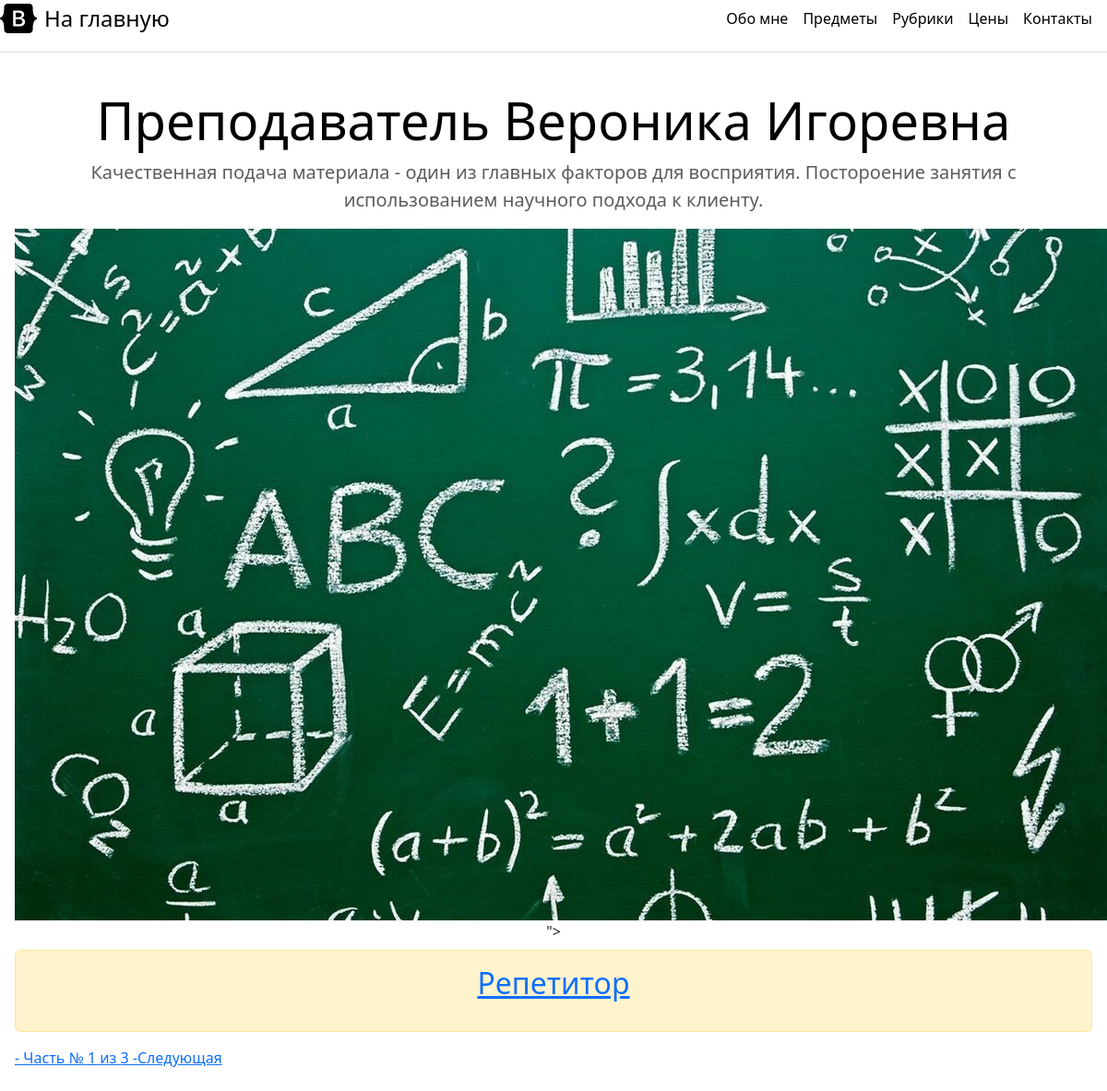
The app's page /, older data.
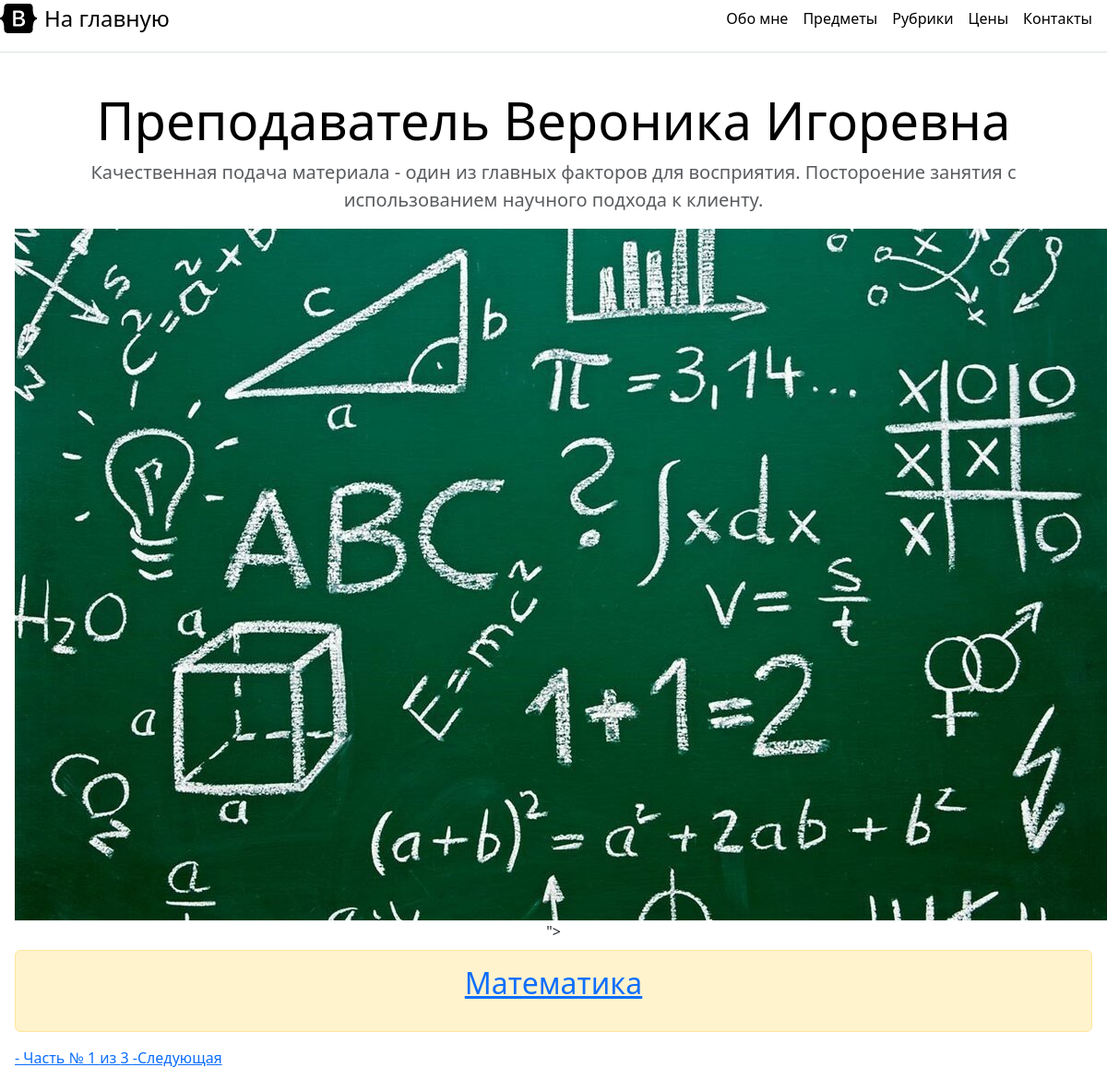
The same page, newer data.
### webrepetitor/models.py (models this page shows, shortened)
class Bd(models.Model):
    class Status(models.TextChoices):
        DRAFT = 'DF', 'Черновик'
        PUBLISHED = 'PF', 'Опубликовано'
    title = models.CharField(max_length=250)
    slag = models.SlugField(max_length=250)
    content = models.TextField()
    price = models.FloatField()
    published_time = models.DateTimeField(auto_now_add=True, db_index=True)
    status = models.CharField(max_length=2, choices=Status.choices, default=Status.DRAFT)
    rubric = models.ForeignKey('Rubric', null=True,
                               on_delete=models.PROTECT, verbose_name='Рубрика')
    objects = models.Manager()
    published = PublishedManager()

### webrepetitor/views.py (the view)
# urls.py: path('', views.main_page, name='main_page'),
def main_page(request):
    posts = Bd.objects.all()
    rubrics = Rubric.objects.all()
    paginator = Paginator(posts, 1)
    page_nam = request.GET.get('page', 1)
    page = paginator.get_page(page_nam)
    context = {'rubrics': rubrics, 'page': page, 'posts': page.object_list}
    return render(request, 'webrepetitor/main_page.html', context)

### webrepetitor/templates/webrepetitor/main_page.html (shortened to what this page needs)
{% extends 'webrepetitor/base.html' %}
{% block title %}
{% load static %}
{% endblock %}
{% block content %}
    <div class="pricing-header p-3 pb-md-4 mx-auto text-center">
      <h1 class="display-4 fw-normal text-body-emphasis">Преподаватель Вероника Игоревна</h1>
      <p class="fs-5 text-body-secondary"><ya-tr-span data-index="6-0" data-translated="true" data-source-lang="en" data-target-lang="ru" data-value="Quickly build an effective pricing table for your potential customers with this Bootstrap example. " data-translation="Качественная подача материала - один из главных факторов для восприятия. " data-ch="0" data-type="trSpan">Качественная подача материала - один из главных факторов для восприятия. </ya-tr-span><ya-tr-span data-index="6-1" data-translated="true" data-source-lang="en" data-target-lang="ru" data-value="Постороение занятия с использованием научного подхода к клиенту" data-translation="Постороение занятия с использованием научного подхода к клиенту" data-ch="0" data-type="trSpan">Постороение занятия с использованием научного подхода к клиенту.</ya-tr-span></p>
        <img src="static/webrepetitor/bs.jpg" alt="Телеграмм"></a>">
    {% for post in posts %}
        <div class="alert alert-warning mt-2">
    <h2>
            <a href="{% url 'webrepetitor:post_detail' post.id %}">
            <p class="date">{{ post.title }}
            </p>
     </h2>
</div>
 {% endfor %}
<div class="pagination">
  <span class="step-links">
      <span class="current">
    - Часть № {{ page.number }} из {{ page.paginator.num_pages }} -
      </span>
    {% if page.has_next %}
    <a href="?page={{ page.next_page_number }}"> Следующая</a>
    {% endif %}
</div>
{% endblock %}

Row changes from the older to the newer data that the page shows:
removed Bd: title "Репетитор"
now on this page (row edited): Bd: title "Математика"
